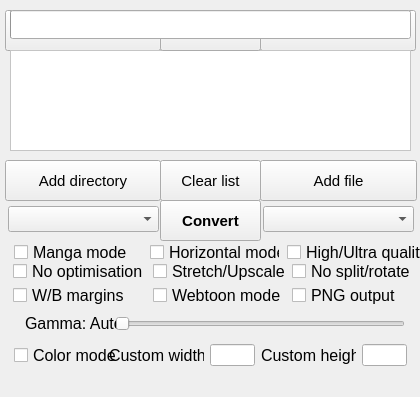
<?xml version="1.0" encoding="UTF-8"?>
<ui version="4.0">
 <class>KCC</class>
 <widget class="QMainWindow" name="KCC">
  <property name="geometry">
   <rect>
    <x>0</x>
    <y>0</y>
    <width>420</width>
    <height>397</height>
   </rect>
  </property>
  <property name="minimumSize">
   <size>
    <width>420</width>
    <height>397</height>
   </size>
  </property>
  <property name="maximumSize">
   <size>
    <width>420</width>
    <height>397</height>
   </size>
  </property>
  <property name="font">
   <font>
    <pointsize>9</pointsize>
   </font>
  </property>
  <property name="windowTitle">
   <string>Kindle Comic Converter</string>
  </property>
  <property name="windowIcon">
   <iconset resource="KCC.qrc">
    <normaloff>:/Icon/icons/comic2ebook.png</normaloff>:/Icon/icons/comic2ebook.png</iconset>
  </property>
  <property name="locale">
   <locale language="C" country="AnyCountry"/>
  </property>
  <widget class="QWidget" name="Form">
   <widget class="QFrame" name="OptionsAdvanced">
    <property name="enabled">
     <bool>true</bool>
    </property>
    <property name="geometry">
     <rect>
      <x>4</x>
      <y>253</y>
      <width>421</width>
      <height>61</height>
     </rect>
    </property>
    <property name="font">
     <font>
      <family>Lucida Grande</family>
      <pointsize>9</pointsize>
     </font>
    </property>
    <layout class="QGridLayout" name="gridLayout">
     <item row="1" column="0">
      <widget class="QCheckBox" name="ProcessingBox">
       <property name="font">
        <font>
         <family>Lucida Grande</family>
         <pointsize>12</pointsize>
        </font>
       </property>
       <property name="focusPolicy">
        <enum>Qt::NoFocus</enum>
       </property>
       <property name="toolTip">
        <string>&lt;html&gt;&lt;head/&gt;&lt;body&gt;&lt;p style='white-space:pre'&gt;Disable image optimizations.&lt;br/&gt;&lt;span style=&quot; font-weight:600;&quot;&gt;Input images must be already resized.&lt;/span&gt;&lt;/p&gt;&lt;/body&gt;&lt;/html&gt;</string>
       </property>
       <property name="text">
        <string>No optimisation</string>
       </property>
      </widget>
     </item>
     <item row="1" column="1">
      <widget class="QCheckBox" name="UpscaleBox">
       <property name="font">
        <font>
         <family>Lucida Grande</family>
         <pointsize>12</pointsize>
        </font>
       </property>
       <property name="focusPolicy">
        <enum>Qt::NoFocus</enum>
       </property>
       <property name="toolTip">
        <string>&lt;html&gt;&lt;head/&gt;&lt;body&gt;&lt;p&gt;&lt;span style=&quot; font-weight:600; text-decoration: underline;&quot;&gt;Unchecked - Nothing&lt;br/&gt;&lt;/span&gt;Images smaller than device resolution will not be resized.&lt;/p&gt;&lt;p&gt;&lt;span style=&quot; font-weight:600; text-decoration: underline;&quot;&gt;Indeterminate - Stretching&lt;br/&gt;&lt;/span&gt;Images smaller than device resolution will be resized. Aspect ratio will be not preserved.&lt;/p&gt;&lt;p&gt;&lt;span style=&quot; font-weight:600; text-decoration: underline;&quot;&gt;Checked - Upscaling&lt;br/&gt;&lt;/span&gt;Images smaller than device resolution will be resized. Aspect ratio will be preserved.&lt;/p&gt;&lt;/body&gt;&lt;/html&gt;</string>
       </property>
       <property name="text">
        <string>Stretch/Upscale</string>
       </property>
       <property name="tristate">
        <bool>true</bool>
       </property>
      </widget>
     </item>
     <item row="3" column="1">
      <widget class="QCheckBox" name="WebtoonBox">
       <property name="font">
        <font>
         <family>Lucida Grande</family>
         <pointsize>12</pointsize>
        </font>
       </property>
       <property name="focusPolicy">
        <enum>Qt::NoFocus</enum>
       </property>
       <property name="toolTip">
        <string>&lt;html&gt;&lt;head/&gt;&lt;body&gt;&lt;p style='white-space:pre'&gt;Enable special parsing mode for WebToons.&lt;/p&gt;&lt;/body&gt;&lt;/html&gt;</string>
       </property>
       <property name="text">
        <string>Webtoon mode</string>
       </property>
      </widget>
     </item>
     <item row="3" column="2">
      <widget class="QCheckBox" name="NoDitheringBox">
       <property name="font">
        <font>
         <family>Lucida Grande</family>
         <pointsize>12</pointsize>
        </font>
       </property>
       <property name="focusPolicy">
        <enum>Qt::NoFocus</enum>
       </property>
       <property name="toolTip">
        <string>&lt;html&gt;&lt;head/&gt;&lt;body&gt;&lt;p style='white-space:pre'&gt;Create PNG files instead JPEG.&lt;br/&gt;Quality increase is not noticeable on most of devices.&lt;br/&gt;Output files &lt;span style=&quot; font-weight:600;&quot;&gt;might&lt;/span&gt; be smaller.&lt;br/&gt;&lt;span style=&quot; font-weight:600;&quot;&gt;MOBI conversion will be much slower.&lt;/span&gt;&lt;/p&gt;&lt;/body&gt;&lt;/html&gt;</string>
       </property>
       <property name="text">
        <string>PNG output</string>
       </property>
      </widget>
     </item>
     <item row="3" column="0">
      <widget class="QCheckBox" name="BorderBox">
       <property name="font">
        <font>
         <family>Lucida Grande</family>
         <pointsize>12</pointsize>
        </font>
       </property>
       <property name="focusPolicy">
        <enum>Qt::NoFocus</enum>
       </property>
       <property name="toolTip">
        <string>&lt;html&gt;&lt;head/&gt;&lt;body&gt;&lt;p&gt;&lt;span style=&quot; font-weight:600; text-decoration: underline;&quot;&gt;Unchecked - Autodetection&lt;br/&gt;&lt;/span&gt;Color of margins fill will be detected automatically.&lt;/p&gt;&lt;p&gt;&lt;span style=&quot; font-weight:600; text-decoration: underline;&quot;&gt;Indeterminate - White&lt;br/&gt;&lt;/span&gt;Margins will be filled with white color.&lt;/p&gt;&lt;p&gt;&lt;span style=&quot; font-weight:600; text-decoration: underline;&quot;&gt;Checked - Black&lt;br/&gt;&lt;/span&gt;Margins will be filled with black color.&lt;/p&gt;&lt;/body&gt;&lt;/html&gt;</string>
       </property>
       <property name="text">
        <string>W/B margins</string>
       </property>
       <property name="tristate">
        <bool>true</bool>
       </property>
      </widget>
     </item>
     <item row="1" column="2">
      <widget class="QCheckBox" name="NoRotateBox">
       <property name="font">
        <font>
         <family>Lucida Grande</family>
         <pointsize>12</pointsize>
        </font>
       </property>
       <property name="focusPolicy">
        <enum>Qt::NoFocus</enum>
       </property>
       <property name="toolTip">
        <string>&lt;html&gt;&lt;head/&gt;&lt;body&gt;&lt;p style='white-space:pre'&gt;Disable page splitting and rotation.&lt;/p&gt;&lt;/body&gt;&lt;/html&gt;</string>
       </property>
       <property name="text">
        <string>No split/rotate</string>
       </property>
      </widget>
     </item>
    </layout>
   </widget>
   <widget class="QComboBox" name="DeviceBox">
    <property name="geometry">
     <rect>
      <x>8</x>
      <y>206</y>
      <width>151</width>
      <height>26</height>
     </rect>
    </property>
    <property name="font">
     <font>
      <family>Lucida Grande</family>
      <pointsize>11</pointsize>
     </font>
    </property>
    <property name="focusPolicy">
     <enum>Qt::NoFocus</enum>
    </property>
    <property name="toolTip">
     <string>&lt;html&gt;&lt;head/&gt;&lt;body&gt;&lt;p style='white-space:pre'&gt;Target device.&lt;/p&gt;&lt;/body&gt;&lt;/html&gt;</string>
    </property>
    <property name="iconSize">
     <size>
      <width>15</width>
      <height>15</height>
     </size>
    </property>
   </widget>
   <widget class="QComboBox" name="FormatBox">
    <property name="geometry">
     <rect>
      <x>263</x>
      <y>206</y>
      <width>151</width>
      <height>26</height>
     </rect>
    </property>
    <property name="font">
     <font>
      <family>Lucida Grande</family>
      <pointsize>11</pointsize>
     </font>
    </property>
    <property name="focusPolicy">
     <enum>Qt::NoFocus</enum>
    </property>
    <property name="toolTip">
     <string>&lt;html&gt;&lt;head/&gt;&lt;body&gt;&lt;p style='white-space:pre'&gt;Output format.&lt;/p&gt;&lt;/body&gt;&lt;/html&gt;</string>
    </property>
    <property name="iconSize">
     <size>
      <width>15</width>
      <height>15</height>
     </size>
    </property>
   </widget>
   <widget class="QPushButton" name="ConvertButton">
    <property name="geometry">
     <rect>
      <x>160</x>
      <y>200</y>
      <width>101</width>
      <height>41</height>
     </rect>
    </property>
    <property name="font">
     <font>
      <family>Lucida Grande</family>
      <pointsize>11</pointsize>
      <weight>75</weight>
      <bold>true</bold>
     </font>
    </property>
    <property name="focusPolicy">
     <enum>Qt::NoFocus</enum>
    </property>
    <property name="toolTip">
     <string>&lt;html&gt;&lt;head/&gt;&lt;body&gt;&lt;p  style='white-space:pre'&gt;Shift+Click to select the output directory.&lt;/p&gt;&lt;/body&gt;&lt;/html&gt;</string>
    </property>
    <property name="text">
     <string>Convert</string>
    </property>
    <property name="icon">
     <iconset resource="KCC.qrc">
      <normaloff>:/Other/icons/convert.png</normaloff>:/Other/icons/convert.png</iconset>
    </property>
   </widget>
   <widget class="QPushButton" name="DirectoryButton">
    <property name="geometry">
     <rect>
      <x>5</x>
      <y>160</y>
      <width>156</width>
      <height>41</height>
     </rect>
    </property>
    <property name="font">
     <font>
      <family>Lucida Grande</family>
      <pointsize>11</pointsize>
     </font>
    </property>
    <property name="focusPolicy">
     <enum>Qt::NoFocus</enum>
    </property>
    <property name="toolTip">
     <string>&lt;html&gt;&lt;head/&gt;&lt;body&gt;&lt;p style='white-space:pre'&gt;Add directory containing JPG, PNG or GIF files to queue.&lt;br/&gt;&lt;span style=&quot; font-weight:600;&quot;&gt;CBR, CBZ and CB7 files inside will not be processed!&lt;/span&gt;&lt;/p&gt;&lt;/body&gt;&lt;/html&gt;</string>
    </property>
    <property name="text">
     <string>Add directory</string>
    </property>
    <property name="icon">
     <iconset resource="KCC.qrc">
      <normaloff>:/Other/icons/folder_new.png</normaloff>:/Other/icons/folder_new.png</iconset>
    </property>
   </widget>
   <widget class="QPushButton" name="FileButton">
    <property name="geometry">
     <rect>
      <x>260</x>
      <y>160</y>
      <width>157</width>
      <height>41</height>
     </rect>
    </property>
    <property name="font">
     <font>
      <family>Lucida Grande</family>
      <pointsize>11</pointsize>
     </font>
    </property>
    <property name="focusPolicy">
     <enum>Qt::NoFocus</enum>
    </property>
    <property name="toolTip">
     <string>&lt;html&gt;&lt;head/&gt;&lt;body&gt;&lt;p style='white-space:pre'&gt;Add CBR, CBZ, CB7 or PDF file to queue.&lt;/p&gt;&lt;/body&gt;&lt;/html&gt;</string>
    </property>
    <property name="text">
     <string>Add file</string>
    </property>
    <property name="icon">
     <iconset resource="KCC.qrc">
      <normaloff>:/Other/icons/document_new.png</normaloff>:/Other/icons/document_new.png</iconset>
    </property>
   </widget>
   <widget class="QPushButton" name="ClearButton">
    <property name="geometry">
     <rect>
      <x>160</x>
      <y>160</y>
      <width>101</width>
      <height>41</height>
     </rect>
    </property>
    <property name="font">
     <font>
      <family>Lucida Grande</family>
      <pointsize>11</pointsize>
     </font>
    </property>
    <property name="focusPolicy">
     <enum>Qt::NoFocus</enum>
    </property>
    <property name="text">
     <string>Clear list</string>
    </property>
    <property name="icon">
     <iconset resource="KCC.qrc">
      <normaloff>:/Other/icons/clear.png</normaloff>:/Other/icons/clear.png</iconset>
    </property>
   </widget>
   <widget class="QFrame" name="OptionsBasic">
    <property name="geometry">
     <rect>
      <x>5</x>
      <y>233</y>
      <width>421</width>
      <height>41</height>
     </rect>
    </property>
    <property name="font">
     <font>
      <family>Lucida Grande</family>
      <pointsize>12</pointsize>
     </font>
    </property>
    <widget class="QCheckBox" name="MangaBox">
     <property name="geometry">
      <rect>
       <x>9</x>
       <y>10</y>
       <width>130</width>
       <height>18</height>
      </rect>
     </property>
     <property name="font">
      <font>
       <family>Lucida Grande</family>
       <pointsize>12</pointsize>
      </font>
     </property>
     <property name="focusPolicy">
      <enum>Qt::NoFocus</enum>
     </property>
     <property name="toolTip">
      <string>&lt;html&gt;&lt;head/&gt;&lt;body&gt;&lt;p style='white-space:pre'&gt;Enable right-to-left reading.&lt;/p&gt;&lt;/body&gt;&lt;/html&gt;</string>
     </property>
     <property name="text">
      <string>Manga mode</string>
     </property>
    </widget>
    <widget class="QCheckBox" name="QualityBox">
     <property name="geometry">
      <rect>
       <x>282</x>
       <y>10</y>
       <width>135</width>
       <height>18</height>
      </rect>
     </property>
     <property name="font">
      <font>
       <family>Lucida Grande</family>
       <pointsize>12</pointsize>
      </font>
     </property>
     <property name="focusPolicy">
      <enum>Qt::NoFocus</enum>
     </property>
     <property name="toolTip">
      <string>&lt;html&gt;&lt;head/&gt;&lt;body&gt;&lt;p style='white-space:pre'&gt;Quality of Panel View/zoom. Highly impact size of output file.&lt;br/&gt;&lt;span style=&quot; font-weight:600;&quot;&gt;This option control only quality of magnification!&lt;/span&gt;&lt;/p&gt;&lt;/body&gt;&lt;/html&gt;</string>
     </property>
     <property name="text">
      <string>High/Ultra quality</string>
     </property>
     <property name="tristate">
      <bool>true</bool>
     </property>
    </widget>
    <widget class="QCheckBox" name="RotateBox">
     <property name="geometry">
      <rect>
       <x>145</x>
       <y>10</y>
       <width>130</width>
       <height>18</height>
      </rect>
     </property>
     <property name="font">
      <font>
       <family>Lucida Grande</family>
       <pointsize>12</pointsize>
      </font>
     </property>
     <property name="focusPolicy">
      <enum>Qt::NoFocus</enum>
     </property>
     <property name="toolTip">
      <string>&lt;html&gt;&lt;head/&gt;&lt;body&gt;&lt;p style='white-space:pre'&gt;Disable splitting of two-page spreads.&lt;br/&gt;They will be rotated instead.&lt;/p&gt;&lt;/body&gt;&lt;/html&gt;</string>
     </property>
     <property name="text">
      <string>Horizontal mode</string>
     </property>
    </widget>
    <zorder>RotateBox</zorder>
    <zorder>MangaBox</zorder>
    <zorder>QualityBox</zorder>
   </widget>
   <widget class="QListWidget" name="JobList">
    <property name="geometry">
     <rect>
      <x>10</x>
      <y>50</y>
      <width>401</width>
      <height>101</height>
     </rect>
    </property>
    <property name="font">
     <font>
      <family>Lucida Grande</family>
      <pointsize>11</pointsize>
     </font>
    </property>
    <property name="focusPolicy">
     <enum>Qt::NoFocus</enum>
    </property>
    <property name="styleSheet">
     <string notr="true">QListWidget#JobList {background:#ffffff;background-image:url(:/Other/icons/list_background.png);background-position:center center;background-repeat:no-repeat;}QScrollBar:vertical{border:1px solid #999;background:#FFF;width:5px;margin:0}QScrollBar::handle:vertical{background:DarkGray;min-height:0}QScrollBar::add-line:vertical{height:0;background:DarkGray;subcontrol-position:bottom;subcontrol-origin:margin}QScrollBar::sub-line:vertical{height:0;background:DarkGray;subcontrol-position:top;subcontrol-origin:margin}QScrollBar:horizontal{border:1px solid #999;background:#FFF;height:5px;margin:0}QScrollBar::handle:horizontal{background:DarkGray;min-width:0}QScrollBar::add-line:horizontal{width:0;background:DarkGray;subcontrol-position:bottom;subcontrol-origin:margin}QScrollBar::sub-line:horizontal{width:0;background:DarkGray;subcontrol-position:top;subcontrol-origin:margin}</string>
    </property>
    <property name="showDropIndicator" stdset="0">
     <bool>false</bool>
    </property>
    <property name="selectionMode">
     <enum>QAbstractItemView::NoSelection</enum>
    </property>
    <property name="verticalScrollMode">
     <enum>QAbstractItemView::ScrollPerPixel</enum>
    </property>
    <property name="horizontalScrollMode">
     <enum>QAbstractItemView::ScrollPerPixel</enum>
    </property>
   </widget>
   <widget class="QPushButton" name="BasicModeButton">
    <property name="geometry">
     <rect>
      <x>5</x>
      <y>10</y>
      <width>156</width>
      <height>41</height>
     </rect>
    </property>
    <property name="font">
     <font>
      <family>Lucida Grande</family>
      <pointsize>12</pointsize>
      <weight>50</weight>
      <bold>false</bold>
     </font>
    </property>
    <property name="focusPolicy">
     <enum>Qt::NoFocus</enum>
    </property>
    <property name="text">
     <string>Basic</string>
    </property>
   </widget>
   <widget class="QPushButton" name="AdvModeButton">
    <property name="geometry">
     <rect>
      <x>260</x>
      <y>10</y>
      <width>156</width>
      <height>41</height>
     </rect>
    </property>
    <property name="font">
     <font>
      <family>Lucida Grande</family>
      <pointsize>12</pointsize>
      <weight>50</weight>
      <bold>false</bold>
     </font>
    </property>
    <property name="focusPolicy">
     <enum>Qt::NoFocus</enum>
    </property>
    <property name="text">
     <string>Advanced</string>
    </property>
   </widget>
   <widget class="QFrame" name="OptionsAdvancedGamma">
    <property name="enabled">
     <bool>true</bool>
    </property>
    <property name="geometry">
     <rect>
      <x>5</x>
      <y>303</y>
      <width>401</width>
      <height>41</height>
     </rect>
    </property>
    <property name="font">
     <font>
      <family>Lucida Grande</family>
      <pointsize>9</pointsize>
     </font>
    </property>
    <widget class="QLabel" name="GammaLabel">
     <property name="geometry">
      <rect>
       <x>20</x>
       <y>0</y>
       <width>100</width>
       <height>40</height>
      </rect>
     </property>
     <property name="font">
      <font>
       <family>Lucida Grande</family>
       <pointsize>12</pointsize>
       <weight>50</weight>
       <bold>false</bold>
      </font>
     </property>
     <property name="text">
      <string>Gamma: Auto</string>
     </property>
    </widget>
    <widget class="QSlider" name="GammaSlider">
     <property name="geometry">
      <rect>
       <x>110</x>
       <y>10</y>
       <width>290</width>
       <height>22</height>
      </rect>
     </property>
     <property name="font">
      <font>
       <family>Lucida Grande</family>
      </font>
     </property>
     <property name="focusPolicy">
      <enum>Qt::ClickFocus</enum>
     </property>
     <property name="maximum">
      <number>500</number>
     </property>
     <property name="singleStep">
      <number>5</number>
     </property>
     <property name="orientation">
      <enum>Qt::Horizontal</enum>
     </property>
    </widget>
   </widget>
   <widget class="QProgressBar" name="ProgressBar">
    <property name="geometry">
     <rect>
      <x>10</x>
      <y>10</y>
      <width>401</width>
      <height>29</height>
     </rect>
    </property>
    <property name="font">
     <font>
      <family>Lucida Grande</family>
      <pointsize>10</pointsize>
      <weight>75</weight>
      <bold>true</bold>
     </font>
    </property>
    <property name="value">
     <number>0</number>
    </property>
    <property name="alignment">
     <set>Qt::AlignJustify|Qt::AlignVCenter</set>
    </property>
    <property name="format">
     <string/>
    </property>
   </widget>
   <widget class="QFrame" name="OptionsExpert">
    <property name="geometry">
     <rect>
      <x>5</x>
      <y>335</y>
      <width>421</width>
      <height>41</height>
     </rect>
    </property>
    <property name="font">
     <font>
      <family>Lucida Grande</family>
      <pointsize>9</pointsize>
     </font>
    </property>
    <widget class="QCheckBox" name="ColorBox">
     <property name="geometry">
      <rect>
       <x>9</x>
       <y>11</y>
       <width>130</width>
       <height>18</height>
      </rect>
     </property>
     <property name="font">
      <font>
       <family>Lucida Grande</family>
       <pointsize>12</pointsize>
      </font>
     </property>
     <property name="focusPolicy">
      <enum>Qt::NoFocus</enum>
     </property>
     <property name="toolTip">
      <string>&lt;html&gt;&lt;head/&gt;&lt;body&gt;&lt;p style='white-space:pre'&gt;Don't convert images to grayscale.&lt;/p&gt;&lt;/body&gt;&lt;/html&gt;</string>
     </property>
     <property name="text">
      <string>Color mode</string>
     </property>
    </widget>
    <widget class="QFrame" name="OptionsExpertInternal">
     <property name="geometry">
      <rect>
       <x>95</x>
       <y>0</y>
       <width>315</width>
       <height>40</height>
      </rect>
     </property>
     <property name="font">
      <font>
       <family>Lucida Grande</family>
      </font>
     </property>
     <layout class="QGridLayout" name="gridLayout_2">
      <item row="0" column="0">
       <widget class="QLabel" name="wLabel">
        <property name="font">
         <font>
          <family>Lucida Grande</family>
          <pointsize>12</pointsize>
          <weight>50</weight>
          <bold>false</bold>
         </font>
        </property>
        <property name="toolTip">
         <string>&lt;html&gt;&lt;head/&gt;&lt;body&gt;&lt;p style='white-space:pre'&gt;Resolution of target device.&lt;/p&gt;&lt;/body&gt;&lt;/html&gt;</string>
        </property>
        <property name="text">
         <string>Custom width: </string>
        </property>
       </widget>
      </item>
      <item row="0" column="1">
       <widget class="QLineEdit" name="customWidth">
        <property name="sizePolicy">
         <sizepolicy hsizetype="Fixed" vsizetype="Fixed">
          <horstretch>0</horstretch>
          <verstretch>0</verstretch>
         </sizepolicy>
        </property>
        <property name="maximumSize">
         <size>
          <width>45</width>
          <height>16777215</height>
         </size>
        </property>
        <property name="font">
         <font>
          <family>Lucida Grande</family>
          <pointsize>12</pointsize>
         </font>
        </property>
        <property name="focusPolicy">
         <enum>Qt::ClickFocus</enum>
        </property>
        <property name="acceptDrops">
         <bool>false</bool>
        </property>
        <property name="toolTip">
         <string>&lt;html&gt;&lt;head/&gt;&lt;body&gt;&lt;p style='white-space:pre'&gt;Resolution of target device.&lt;/p&gt;&lt;/body&gt;&lt;/html&gt;</string>
        </property>
        <property name="inputMask">
         <string>0000</string>
        </property>
        <property name="maxLength">
         <number>4</number>
        </property>
       </widget>
      </item>
      <item row="0" column="2">
       <widget class="QLabel" name="hLabel">
        <property name="font">
         <font>
          <family>Lucida Grande</family>
          <pointsize>12</pointsize>
          <weight>50</weight>
          <bold>false</bold>
         </font>
        </property>
        <property name="toolTip">
         <string>&lt;html&gt;&lt;head/&gt;&lt;body&gt;&lt;p style='white-space:pre'&gt;Resolution of target device.&lt;/p&gt;&lt;/body&gt;&lt;/html&gt;</string>
        </property>
        <property name="text">
         <string>Custom height: </string>
        </property>
       </widget>
      </item>
      <item row="0" column="3">
       <widget class="QLineEdit" name="customHeight">
        <property name="sizePolicy">
         <sizepolicy hsizetype="Minimum" vsizetype="Fixed">
          <horstretch>0</horstretch>
          <verstretch>0</verstretch>
         </sizepolicy>
        </property>
        <property name="maximumSize">
         <size>
          <width>45</width>
          <height>16777215</height>
         </size>
        </property>
        <property name="font">
         <font>
          <family>Lucida Grande</family>
          <pointsize>12</pointsize>
         </font>
        </property>
        <property name="focusPolicy">
         <enum>Qt::ClickFocus</enum>
        </property>
        <property name="acceptDrops">
         <bool>false</bool>
        </property>
        <property name="toolTip">
         <string>&lt;html&gt;&lt;head/&gt;&lt;body&gt;&lt;p style='white-space:pre'&gt;Resolution of target device.&lt;/p&gt;&lt;/body&gt;&lt;/html&gt;</string>
        </property>
        <property name="inputMask">
         <string>0000</string>
        </property>
        <property name="maxLength">
         <number>4</number>
        </property>
       </widget>
      </item>
     </layout>
    </widget>
   </widget>
   <widget class="QPushButton" name="EditorButton">
    <property name="geometry">
     <rect>
      <x>160</x>
      <y>10</y>
      <width>101</width>
      <height>41</height>
     </rect>
    </property>
    <property name="font">
     <font>
      <family>Lucida Grande</family>
      <pointsize>12</pointsize>
     </font>
    </property>
    <property name="focusPolicy">
     <enum>Qt::NoFocus</enum>
    </property>
    <property name="text">
     <string>Editor</string>
    </property>
    <property name="icon">
     <iconset resource="KCC.qrc">
      <normaloff>:/Other/icons/editor.png</normaloff>:/Other/icons/editor.png</iconset>
    </property>
   </widget>
   <zorder>BasicModeButton</zorder>
   <zorder>AdvModeButton</zorder>
   <zorder>JobList</zorder>
   <zorder>OptionsAdvanced</zorder>
   <zorder>DeviceBox</zorder>
   <zorder>FormatBox</zorder>
   <zorder>ConvertButton</zorder>
   <zorder>DirectoryButton</zorder>
   <zorder>FileButton</zorder>
   <zorder>ClearButton</zorder>
   <zorder>OptionsBasic</zorder>
   <zorder>OptionsAdvancedGamma</zorder>
   <zorder>OptionsExpert</zorder>
   <zorder>EditorButton</zorder>
   <zorder>ProgressBar</zorder>
  </widget>
  <widget class="QStatusBar" name="statusBar">
   <property name="font">
    <font>
     <family>Aharoni</family>
     <pointsize>8</pointsize>
    </font>
   </property>
   <property name="sizeGripEnabled">
    <bool>false</bool>
   </property>
  </widget>
  <action name="ActionBasic">
   <property name="checkable">
    <bool>true</bool>
   </property>
   <property name="checked">
    <bool>false</bool>
   </property>
   <property name="text">
    <string>Basic</string>
   </property>
   <property name="font">
    <font>
     <pointsize>9</pointsize>
    </font>
   </property>
  </action>
  <action name="ActionAdvanced">
   <property name="checkable">
    <bool>true</bool>
   </property>
   <property name="text">
    <string>Advanced</string>
   </property>
  </action>
 </widget>
 <tabstops>
  <tabstop>DirectoryButton</tabstop>
  <tabstop>FileButton</tabstop>
  <tabstop>ConvertButton</tabstop>
  <tabstop>ClearButton</tabstop>
 </tabstops>
 <resources>
  <include location="KCC.qrc"/>
 </resources>
 <connections/>
</ui>
